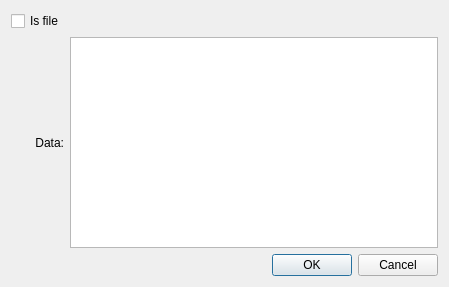
<?xml version="1.0" encoding="UTF-8"?>
<ui version="4.0">
 <class>AsyncInput</class>
 <widget class="QDialog" name="AsyncInput">
  <property name="geometry">
   <rect>
    <x>0</x>
    <y>0</y>
    <width>449</width>
    <height>287</height>
   </rect>
  </property>
  <property name="windowTitle">
   <string>Dialog</string>
  </property>
  <layout class="QVBoxLayout" name="verticalLayout">
   <item>
    <layout class="QGridLayout" name="gridLayout">
     <item row="0" column="0">
      <widget class="QCheckBox" name="checkBoxIsFile">
       <property name="text">
        <string>Is file</string>
       </property>
      </widget>
     </item>
     <item row="1" column="0">
      <widget class="QLabel" name="label">
       <property name="layoutDirection">
        <enum>Qt::LeftToRight</enum>
       </property>
       <property name="text">
        <string>Data:</string>
       </property>
       <property name="alignment">
        <set>Qt::AlignRight|Qt::AlignTrailing|Qt::AlignVCenter</set>
       </property>
      </widget>
     </item>
     <item row="1" column="1">
      <widget class="QTextEdit" name="textEditData"/>
     </item>
    </layout>
   </item>
   <item>
    <widget class="QDialogButtonBox" name="buttonBox">
     <property name="orientation">
      <enum>Qt::Horizontal</enum>
     </property>
     <property name="standardButtons">
      <set>QDialogButtonBox::Cancel|QDialogButtonBox::Ok</set>
     </property>
    </widget>
   </item>
  </layout>
 </widget>
 <resources/>
 <connections>
  <connection>
   <sender>buttonBox</sender>
   <signal>accepted()</signal>
   <receiver>AsyncInput</receiver>
   <slot>accept()</slot>
   <hints>
    <hint type="sourcelabel">
     <x>248</x>
     <y>254</y>
    </hint>
    <hint type="destinationlabel">
     <x>157</x>
     <y>274</y>
    </hint>
   </hints>
  </connection>
  <connection>
   <sender>buttonBox</sender>
   <signal>rejected()</signal>
   <receiver>AsyncInput</receiver>
   <slot>reject()</slot>
   <hints>
    <hint type="sourcelabel">
     <x>316</x>
     <y>260</y>
    </hint>
    <hint type="destinationlabel">
     <x>286</x>
     <y>274</y>
    </hint>
   </hints>
  </connection>
 </connections>
</ui>
